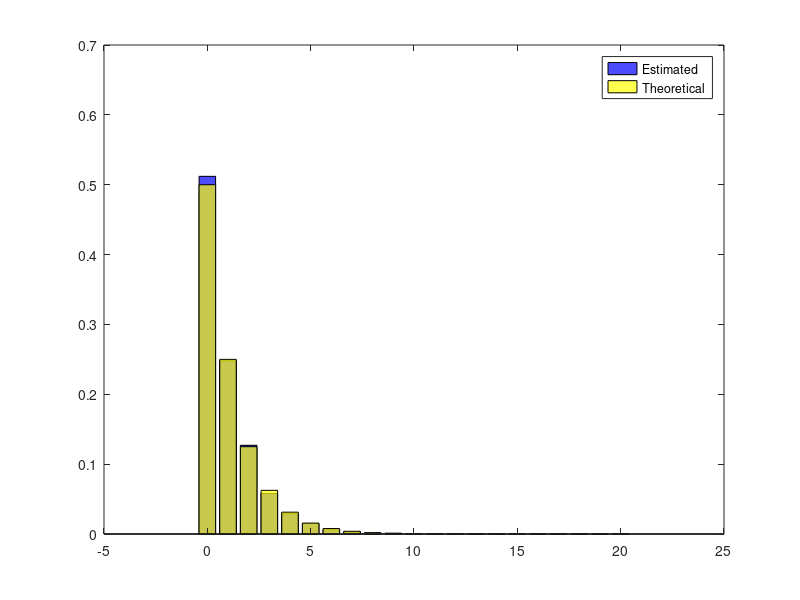

Source code (MATLAB):

clc
clear all

%  X~Geo(p)  <=>     X ~ (0     1     2     3   ...   k      ...  )
%                        (P(0) P(1)  P(2)  P(3) ...  P(k)    ...  )


% A random variable X has a Geometrical distribution with parameter p
% if it can take positive integer values which represents the number of 
% 'failures' that occur before the first 'succes' is obtained
% when we simulate a Bernoulli process in which the probability of succes is p

% Example: Tossing a coin n=5 times: before we obtain first 'head' 
% (which we consider succes), 'tail' can occur 0 times , 1, 2, 3, 4 times, 
% or even more (the number goes to infinity)
% The random variable X that takes the values 0, 1, 2, ... k ...  which
% represents the number of 'tails' (failures) that occur before we get the 
% first 'head' when we toss a coin has a Geometrical distribution with 
% parameter p=0.5 (0.5 is still the probability of getting a 'head' which
%  we consider to be succes) 

% Other example: Rolling a die and looking for a 'five'
% The r.v. X which has the values 0, 1, 2 ... (the number of failures
% before first 'five') has a Geometrical distribution with parameter p=1/6 
% (probability of succes)


%  First part: SIMULATION (mandatory)

% Now, giving a probability p , we want to simulate in Matlab/Octave   
% a Bernoulli random process from  real life and we want to return the
% number of simulation needed before we achieve the first succes. 
% Hence we want to write a Matlab code that randomly returnes
% a numerical value corresponding to the possible outcomes: succes (denoted 
% by '1') or failure (denoted by '0'), to repeat the process until we get
% the first 'succes', and then to return the number of failed repetitions


p=0.5;  % let's take the first example: flipping a coin 
%   to generate a random value corresponding to this process we can use
%   function 'geornd(p)' which gives me directly what I want
% But, since we want to make it more difficult again we will use the 
% code that simulates the Bernoulli distribution and we run it until 
% we get the first '1'

%  Generating  X~Geo(p)
Geo=0;    
c=rand; 
X = (c<=p); %we get fist outcome 
while X != 1  % if it is a failure (different from 1) we continue to 
  c=rand;     % repeat the process until we get the first succes
  X = (c<=p);
  Geo++;        % and we keep counting the number of repetitions (that fails)
end             
Geo          % Geo represents the total number of failures obtained 
             % in a session of random simulations

                
                
                
                
                
                
% Second part: VERIFICATION (obtional)
%   We want so see if our results corresponds to the theoretical ones
%  Hence we repeat the whole process described above N=1000 times
%  and we get 1000 random values for Geo (not unique) and compare 
%  the relative frequences to the theoretical probabilities

N=1000; 
Geometrical=zeros(1,N);

for j=1:N
  
  Geo=0;    %%%%%%%%%%%%%%%%%%%%%%%%%%%%%%%%%%%%%%%
  c=rand;    % This is the code written above for a single value of Geo
  X = (c<=p); 
  while X != 1  
    c=rand;     
    X = (c<=p);
    Geo++;        
  end       %%%%%%%%%%%%%%%%%%%%%%%%%%%%%%%%%%%%%%%%
    
Geometrical(j)=Geo;
end

k=20;  % since we cannot plot the entire set of possible outcomes  
       % which contains an infinity number of elements we consider 
       % just the first 21 integers

Frq_abs=hist(Geometrical,0:k+1);%count the values 0 1 2 ... 20  and greater
                                % than 20 in vector
Frq_rel=Frq_abs(1:k+1)/N; %compute the relative frequencies of 0 ... 20
%{
disp('Estimated Geometrical distribution:')
disp([0: k; Frq_rel])
disp('Theoretical Geometrical distribution:')
disp([0:k; geopdf(0:k,p)])
%}
bar(0:k,Frq_rel,'b')
hold on
bar(0:k,geopdf(0:k,p),'y')
legend('Estimated','Theoretical')
set(findobj('type','patch'),'facealpha',0.7);
